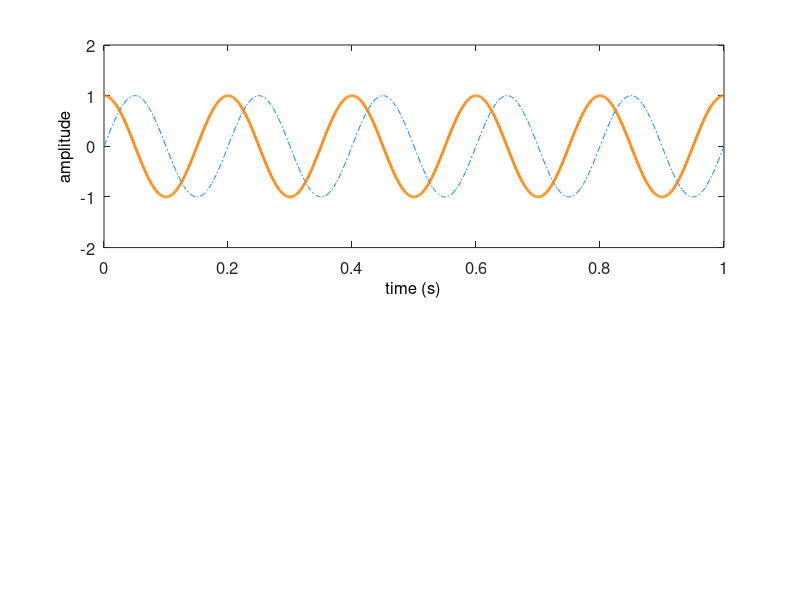

Here is the MATLAB script that generated this plot:
%-------------------------------------------------------------------------------
% Function
%-------------------------------------------------------------------------------
function L03_periodic_signal()

clc;

% parameters
fs = 1000;    % sampling rate of original signal
T = 1;        % signal duration
N = T * fs;   % number of samples

% time variable
t = linspace(0, T, N);

% signal 1
A1 = 1;
f1 = 5;
phi1 = 0;
y1 = A1 * sin(2 * pi * f1 * t + phi1);

% signal 2
A2 = 1;
f2 = 5;
phi2 = pi / 2;
y2 = A2 * sin(2 * pi * f2 * t + phi2);

% plot signals
subplot(2, 1, 1);
plot(t, y1, 'Color', [0, 0.5, 1], 'LineStyle', '-.'); hold on;
plot(t, y2, 'Color', [1, 0.5, 0], 'LineWidth', 2); 
set(gca, 'XLim', [t(1), t(end)], 'YLim', [-2, 2], 'FontSize', 12);
set(get(gca, 'XLabel'), 'String', 'time (s)', 'FontSize', 12);
set(get(gca, 'YLabel'), 'String', 'amplitude', 'FontSize', 12);

% subplot(2, 1, 2);
% plot(t, y2, 'k'); 
% set(gca, 'XLim', [t(1), t(end)], 'YLim', [-0.5, 1.5], 'FontSize', 12);
% set(get(gca, 'XLabel'), 'String', 'time (s)', 'FontSize', 12);
% set(get(gca, 'YLabel'), 'String', 'amplitude', 'FontSize', 12);

end % end

%-------------------------------------------------------------------------------
